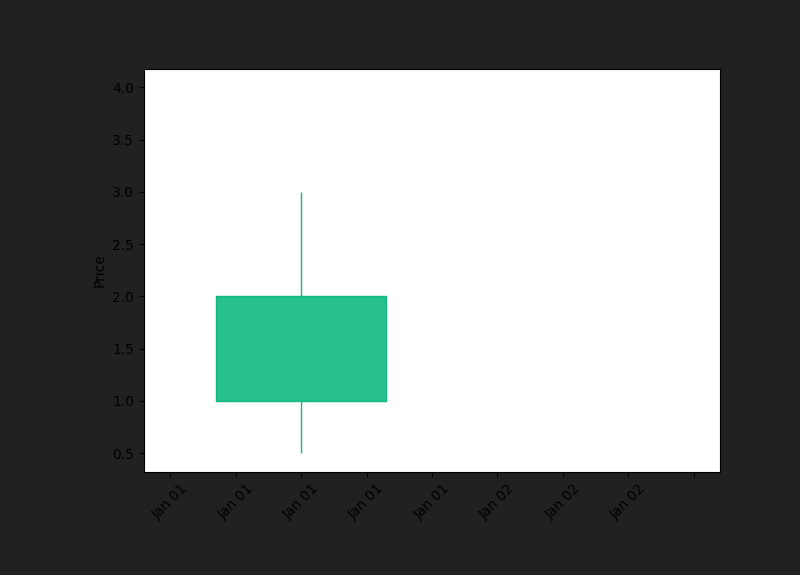

Python code for this plot:
import pandas as pd
import mplfinance as mpf
import io

df = pd.DataFrame({
    'Open': [1, 2],
    'High': [3, 4],
    'Low': [0.5, 1],
    'Close': [2, 1],
    'Volume': [100, 200]
}, index=pd.to_datetime(['2023-01-01', '2023-01-02']))

COLOR_BULL = "#10b981"
COLOR_BEAR = "#ffffff"

_STYLE = mpf.make_mpf_style(
    marketcolors=mpf.make_marketcolors(
        up=COLOR_BULL, down=COLOR_BEAR,
        edge="inherit", wick="inherit",
        volume="in",
    ),
    rc={"figure.facecolor": "#212121"}
)

fig, _ = mpf.plot(df, type="candle", style=_STYLE, returnfig=True)
fig.savefig('test_mpf.png')
print("Done")
